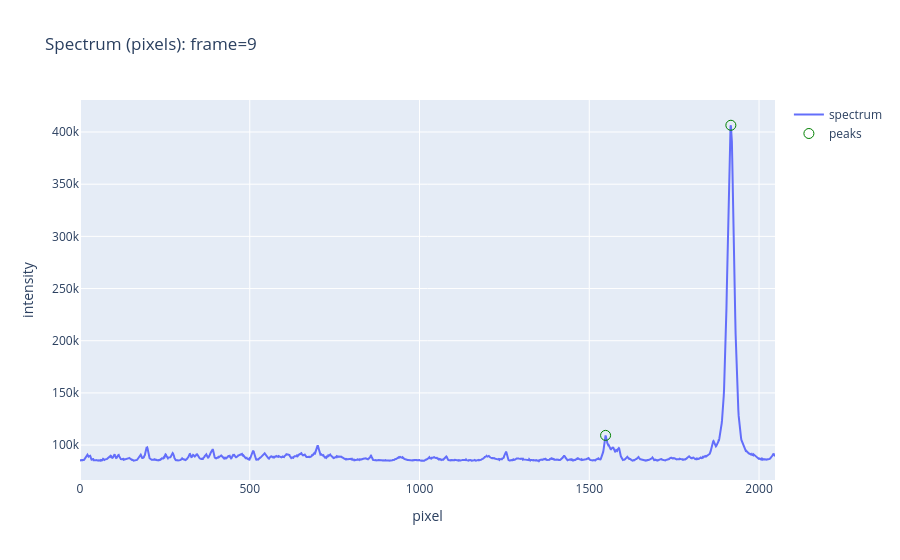

The code cell stored with this chart in its notebook:
### Code cell
frame = s.pick_frame()
fig = s.plot_spectrum_pixels(frame, show_peaks=True)
fig.show()

### Figure 1 — Plotly figure (JSON) as saved in the notebook; plotly's stock layout.template omitted (floating-point values rounded to 4 significant figures; data arrays with more than 128 entries replaced by an {"elided": "..."} marker saying what was removed)
{"data": [{"hovertemplate": "pixel = %{x}<br>I = %{y:.4g}<extra></extra>", "mode": "lines", "name": "spectrum", "type": "scatter", "x": {"elided": "2048 float values"}, "y": {"elided": "2048 float values"}}, {"marker": {"color": "green", "size": 10, "symbol": "circle-open"}, "mode": "markers", "name": "peaks", "type": "scatter", "x": [1548.0, 1917.0], "y": [109300.0, 406500.0]}], "layout": {"hovermode": "x unified", "title": {"text": "Spectrum (pixels): frame=9"}, "xaxis": {"title": {"text": "pixel"}}, "yaxis": {"title": {"text": "intensity"}}}}
